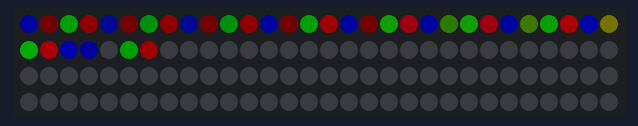
Recording of a program running on a simulated ESP8266 board running MicroPython. On the bench: 120 RGB LEDs in strip order, left to right, continuing on the next row. Dim RGB values are drawn brighter than linear; the interpreter's speed is modelled, so counts of loop turns are approximate.

Above: at 1.65 s.
At 5.0 s:
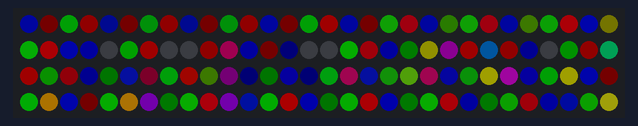
At 13.52 s:
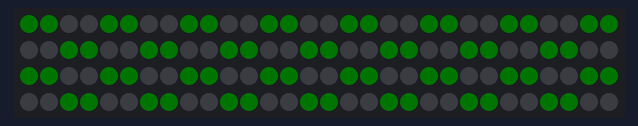
At 15.62 s:
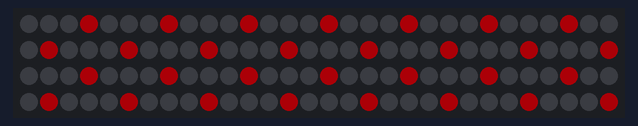
At 17.72 s:
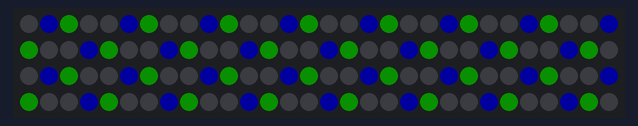
At 21.93 s:
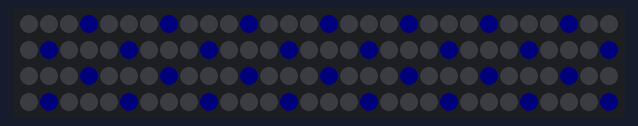

Measured:
- what the display in image 1 shows lasts 8.2 s, from 5.0 s to 13.2 s

The program:

neo2.py
```python
"""
from:  https://github.com/JanBednarik/micropython-ws2812
modified for ESP8266

This example shows some animations on 4 meters of NeoPixels strip with 240 LEDs.
"""

import machine
import utime as time
import math
import gc

# from ws2812 import WS2812


class WS2812:
    """
    Driver for WS2812 RGB LEDs. May be used for controlling single LED or chain
    of LEDs.

    Example of use:

        chain = WS2812(spi_bus=1, led_count=4)
        data = [
            (255, 0, 0),    # red
            (0, 255, 0),    # green
            (0, 0, 255),    # blue
            (85, 85, 85),   # white
        ]
        chain.show(data)

    Version: 1.0
    """
    buf_bytes = (0x11, 0x13, 0x31, 0x33)

    def __init__(self, spi_bus=1, led_count=1, intensity=1.0):
        """
        Params:
        * spi_bus = SPI bus ID (1 or 2)
        * led_count = count of LEDs
        * intensity = light intensity (float up to 1)
        """
        self.led_count = led_count
        self.intensity = intensity

        # prepare SPI data buffer (4 bytes for each color)
        self.buf_length = self.led_count * 3 * 4
        self.buf = bytearray(self.buf_length)

        # SPI init
        self.spi = machine.SPI(spi_bus, machine.SPI.MASTER, baudrate=3200000, polarity=0, phase=1)

        # turn LEDs off
        self.show([])

    def show(self, data):
        """
        Show RGB data on LEDs. Expected data = [(R, G, B), ...] where R, G and B
        are intensities of colors in range from 0 to 255. One RGB tuple for each
        LED. Count of tuples may be less than count of connected LEDs.
        """
        self.fill_buf(data)
        self.send_buf()

    def send_buf(self):
        """
        Send buffer over SPI.
        """
        self.spi.write(self.buf)
        gc.collect()

    def update_buf(self, data, start=0):
        """
        Fill a part of the buffer with RGB data.

        Order of colors in buffer is changed from RGB to GRB because WS2812 LED
        has GRB order of colors. Each color is represented by 4 bytes in buffer
        (1 byte for each 2 bits).

        Returns the index of the first unfilled LED

        Note: If you find this function ugly, it's because speed optimisations
        beated purity of code.
        """

        buf = self.buf
        buf_bytes = self.buf_bytes
        intensity = self.intensity

        mask = 0x03
        index = start * 12
        for red, green, blue in data:
            red = int(red * intensity)
            green = int(green * intensity)
            blue = int(blue * intensity)

            buf[index] = buf_bytes[green >> 6 & mask]
            buf[index+1] = buf_bytes[green >> 4 & mask]
            buf[index+2] = buf_bytes[green >> 2 & mask]
            buf[index+3] = buf_bytes[green & mask]

            buf[index+4] = buf_bytes[red >> 6 & mask]
            buf[index+5] = buf_bytes[red >> 4 & mask]
            buf[index+6] = buf_bytes[red >> 2 & mask]
            buf[index+7] = buf_bytes[red & mask]

            buf[index+8] = buf_bytes[blue >> 6 & mask]
            buf[index+9] = buf_bytes[blue >> 4 & mask]
            buf[index+10] = buf_bytes[blue >> 2 & mask]
            buf[index+11] = buf_bytes[blue & mask]

            index += 12

        return index // 12

    def fill_buf(self, data):
        """
        Fill buffer with RGB data.

        All LEDs after the data are turned off.
        """
        end = self.update_buf(data)

        # turn off the rest of the LEDs
        buf = self.buf
        off = self.buf_bytes[0]
        for index in range(end * 12, self.buf_length):
            buf[index] = off
            index += 1


def color_gen(seq=0):
    while True:
        seq += 1
        red = (1 + math.sin(seq * 0.1)) * 127 + 1
        green = (1 + math.sin(seq * 0.1324)) * 127 + 1
        blue = (1 + math.sin(seq * 0.1654)) * 127 + 1

        total = red + green + blue
        red = int(red / total * 255)
        green = int(green / total * 255)
        blue = int(blue / total * 255)

        yield red, green, blue


colors = color_gen()


def animation_1(led_count):
    data = [(0, 0, 0) for led in range(led_count)]
    step = 0
    while True:
        data[step % led_count] = next(colors)
        yield data
        step += 1


def animation_2(led_count, offset=3, length=1):
    data = [(0, 0, 0) for led in range(led_count)]
    offsets = range(0, led_count, offset)
    step = 0
    while True:
        pos = step % led_count
        rgb = next(colors)
        for off in offsets:
            data[pos - off] = rgb
            data[pos - off - length] = (0, 0, 0)
        yield data
        step += 1


def animation_3(led_count, offset=10):
    data = [(0, 0, 0) for led in range(led_count)]
    offsets = range(0, led_count, offset)
    step = 0
    while True:
        pos = step % led_count
        rgb = next(colors)
        for off in offsets:
            data[pos - off] = rgb
        yield data
        step += 1


stripe = WS2812(spi_bus=1, led_count=240, intensity=0.05)

anim_2 = animation_2(stripe.led_count)
anim_3 = animation_3(stripe.led_count)
anim_4 = animation_2(stripe.led_count, 15, 5)

while True:
    anim_1 = animation_1(stripe.led_count)
    for i in range(240):
        stripe.show(next(anim_1))

    for i in range(120):
        stripe.show(next(anim_2))
        time.sleep_ms(50)

    for i in range(240):
        stripe.show(next(anim_3))

    for i in range(240):
        stripe.show(next(anim_4))
```
